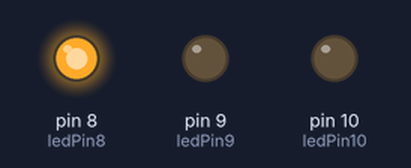
Bench run of a sketch on a simulated Arduino Uno, built with avr-gcc and run on an emulated ATmega328P. Parts: output pins drawn as LEDs (lit = HIGH).

Above: at 0.05 s.
At 1.95 s:
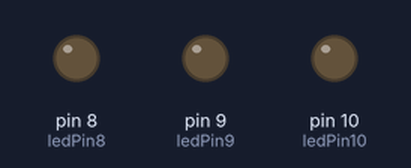
At 3.85 s:
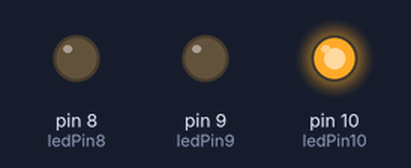
At 7.65 s:
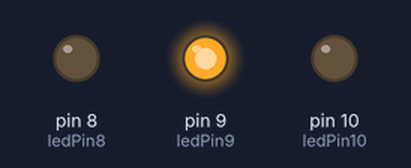
Timing chart, 0 to 8.0 s (numbered marks = the images above):
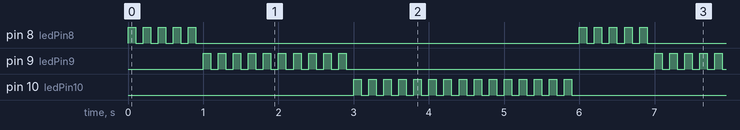

The sketch:

LightThreePins.ino
```cpp
int ledPin8 = 8;
int ledPin9 = 9;
int ledPin10 = 10;

void setup() {
  pinMode(ledPin8, OUTPUT);
  pinMode(ledPin9, OUTPUT);
  pinMode(ledPin10, OUTPUT);
}

void loop() {
  LED_Functionality(ledPin8, 100, 5);
  LED_Functionality(ledPin9, 100, 10);
  LED_Functionality(ledPin10, 100, 15);
}

void LED_Functionality(int pin, int userDelay, int times)
{
  for (int i = 0; i < times; i++)
  {
    digitalWrite(pin, HIGH);
    delay(userDelay);

    digitalWrite(pin, LOW);
    delay(userDelay);
  }
}
```

Measured:
- by itself, pin 8 (ledPin8): repeats every 6.0 s: 4 × (LOW 0.10 s, HIGH 0.10 s), LOW 5.1 s, HIGH 0.10 s
- by itself, pin 9 (ledPin9): repeats every 6.0 s: 9 × (LOW 0.10 s, HIGH 0.10 s), LOW 4.1 s, HIGH 0.10 s
- by itself, pin 10 (ledPin10): moves between LOW and HIGH, repeating every 6.0 s
